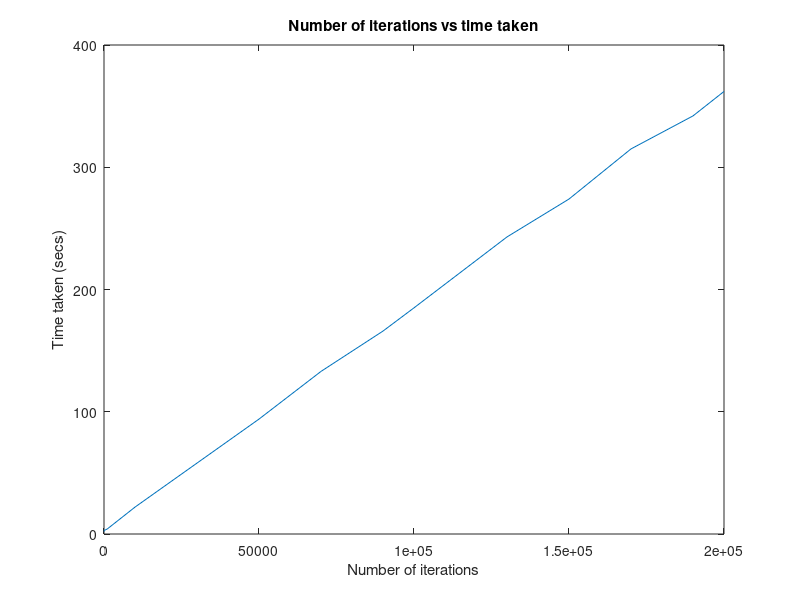

Reproduce this figure in MATLAB.
function plot_signals()
% Function to plot the source signals present in S matrix
    X = [10, 100, 1000, 10000, 30000, 50000, 70000, 90000, 100000, 130000, 150000, 170000, 190000, 200000];
    Y = [2, 3, 4, 22, 58, 94, 133, 166, 185, 243, 274, 315, 342, 362];
    x_label = 'Number of iterations';
    y_label = 'Time taken (secs)';
    title_ = 'Number of iterations vs time taken';
    file_name = 'time_taken_plot';
    
    clear title xlabel ylabel;
    
    fig = figure;
    set(fig, 'Visible', 'off');
    
    plot(X, Y);
    xlabel(x_label);
    ylabel(y_label);
    title(title_);
        
    print(fig, file_name, '-dpng');
%     clear title xlabel ylabel;
%     title('Source signals');
end

